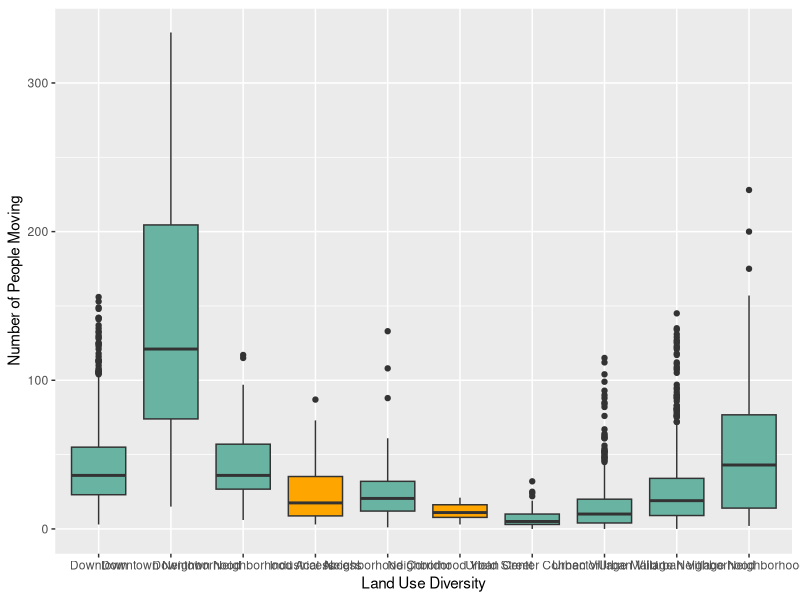

Generate this figure with R: (Note: this script raises an error after producing the figure.)
library(tidyverse)
library(vioplot)

# loading data
people_moving_df <- read.csv("Public_Life.csv")

locations_df <- read.csv("locations.csv")

unique(locations_df$location_character)

# isolating important rows
small_loc_df <- data.frame(locations_df$location_id, locations_df$location_line_typology_vehicular)

small_move_df <- data.frame(people_moving_df$unique_moving_id,  people_moving_df$moving_row_total, people_moving_df$moving_time_start, people_moving_df$moving_time_end, people_moving_df$location_id)

# changing column names
colnames(small_loc_df) <- c("location", "typology")

colnames(small_move_df) <- c("id", "total_count", "start", "end", "location")

# combining dataframes
new_df <- left_join(small_loc_df, small_move_df, 
                    by = join_by(location), 
                    multiple = "all")

# creating column to categorize neighborhood types

unique(new_df$typology)

new_df$classification <- ifelse(new_df$typology %in% c("Neighborhood Corridor", "Urban Village Neighborhood Access", "Urban Village Neighborhood", "Downtown Neighborhood", "Downtown", "Downtown Neighborhood Access", "Urban Center Connector", "Urban Village Main"), 1, 0)

# creating column for count per unit of time

new_df$start <- as.POSIXlt(new_df$start, format="%d/%m/%Y %I:%M:%S %p", tz = "UTC", na.rm = T)

new_df$end <- as.POSIXlt(new_df$end, format="%d/%m/%Y %I:%M:%S %p", tz = "UTC", na.rm = T)

new_df$duration <- as.numeric((new_df$end - new_df$start) / 60)

new_df$count_per_minute <- new_df$total_count / new_df$duration

# making a boxplot

new_df$land_use <- ifelse(new_df$classification == 1, "Mixed Use", "Single Use")

boxplot <- ggplot(new_df, aes(x = typology,
                              y = total_count,
                              fill = land_use),
                  na.rm = TRUE) + 
  geom_boxplot() +
  xlab("Land Use Diversity") +
  ylab ("Number of People Moving") +
 scale_fill_manual(values=c("#69b3a2", "orange")) +
  theme(legend.position = "none")
boxplot

# making a violin plot

vioplot(new_df)


# making a scatterplot 
# plot(new_df$land_use, df$total_count, na.rm = T,
#     xlab = "Land Use",
#    ylab = "Pedestrians Through the Space",
#    col = ifelse(new_df$land_use == 1, "green", "purple"))

# conducting main regression

model <- lm(total_count ~ classification, data = new_df)

summary(model)

plot(model)
